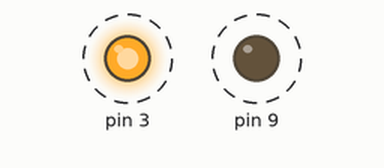
Recording of a sketch running on a simulated Arduino Uno, built with avr-gcc and run on an emulated ATmega328P. Parts: output pins drawn as LEDs (lit = HIGH). Dashed ring = blinking.

Above: at 0.5 s.
Timing chart, 0 to 4.6 s (numbered marks = the images above):
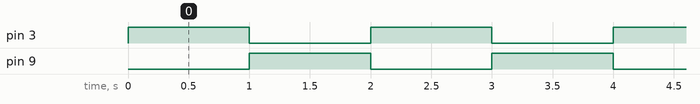

Measured:
- by itself, pin 3, pin 9: alternates HIGH for 1.0 s and LOW for 1.0 s

The sketch:

Main.ino
```cpp
void setup()
{
  // put your setup code here, to run once:
  pinMode(3,OUTPUT);
  pinMode(9,OUTPUT);
}

void loop()
{
  // put your main code here, to run repeatedly:
  analogWrite(3,255);
  analogWrite(9,0);
  delay(1000);
  analogWrite(3,0);
  analogWrite(9,255);
  delay(1000);
}
```
